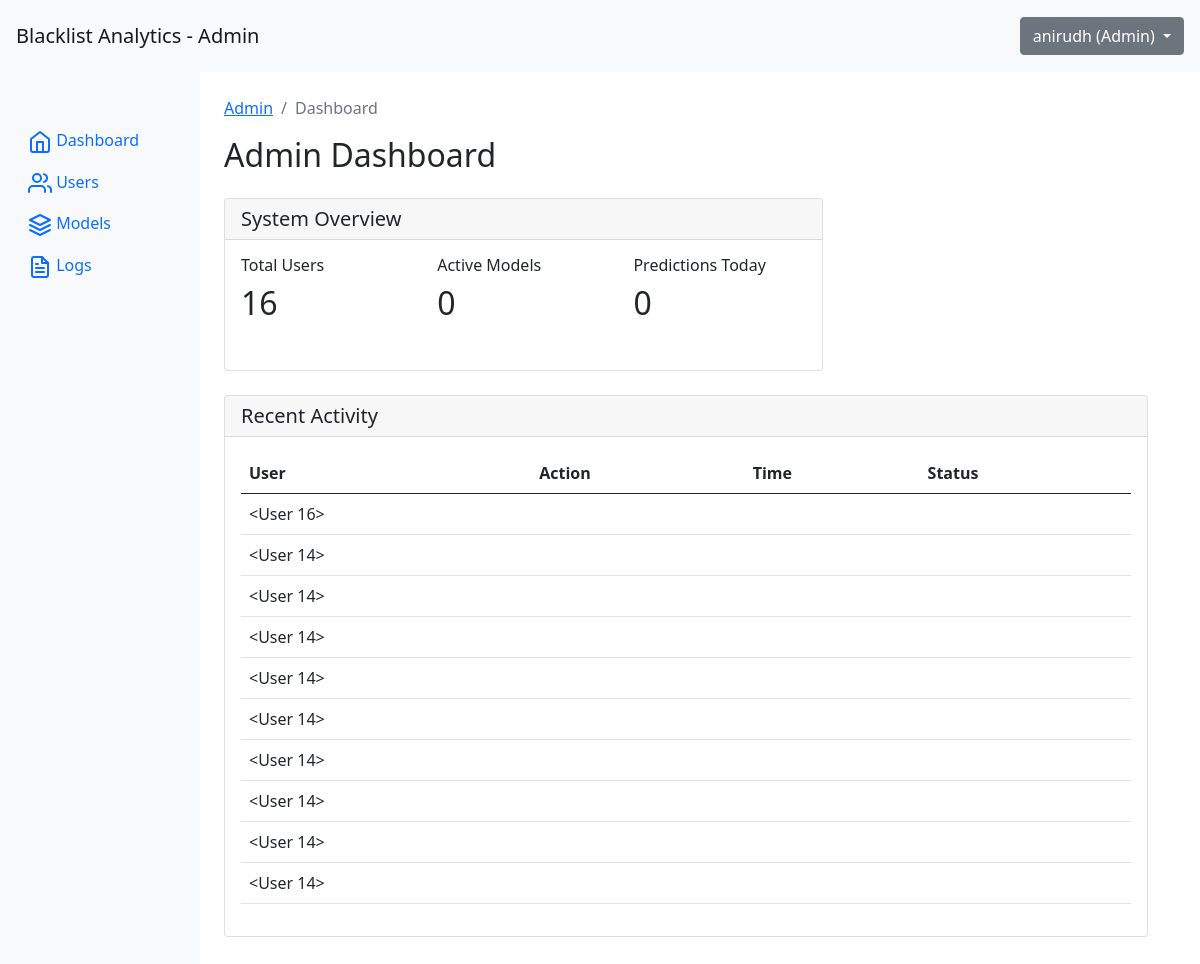
The page /admin (signed in) on the database its author committed.
### app/models.py (models this page shows)
class User(db.Model, UserMixin):
    id = db.Column(db.Integer, primary_key=True)
    email = db.Column(db.String(150), unique=True)
    password = db.Column(db.String(150))
    first_name = db.Column(db.String(150))
    is_admin = db.Column(db.Boolean, default=False)
    created_at = db.Column(db.DateTime, default=func.now())

class PredictionLog(db.Model):
    id = db.Column(db.Integer, primary_key=True)
    user_id = db.Column(db.Integer, db.ForeignKey('user.id'))
    prediction = db.Column(db.String(50))
    confidence = db.Column(db.Float)
    created_at = db.Column(db.DateTime, default=func.now())
    user = db.relationship('User', backref='predictions')

### app/views.py (the view)
@views.route('/admin')
@login_required
def admin():
    if not current_user.is_admin:
        flash('Admin access required', 'error')
        return redirect(url_for('views.upload_page'))
    total_users = User.query.count()
    active_models = len([f for f in os.listdir(current_app.instance_path) if f.endswith('.pkl')])
    try:
        today = datetime.now().date()
        predictions_today = PredictionLog.query.filter(func.date(PredictionLog.created_at) == today).count()
        activities = PredictionLog.query.order_by(PredictionLog.created_at.desc()).limit(10).all()
    except Exception as e:
        print(f"Warning: could not query PredictionLog: {e}")
        predictions_today = 0
        activities = []
    return render_template('admin.html',
                         total_users=total_users,
                         active_models=active_models,
                         predictions_today=predictions_today,
                         activities=activities)

### app/templates/admin.html (shortened to what this page needs)
<!DOCTYPE html>
<html>
<head>
    <link rel="stylesheet" type="text/css" href="{{ url_for('static', filename='../static/css/new_style.css') }}">
    <link rel="stylesheet" href="https://stackpath.bootstrapcdn.com/bootstrap/5.0.0-alpha1/css/bootstrap.min.css">
</head>
<body>
    <nav class="navbar navbar-light bg-light p-3">
        <div class="d-flex col-12 col-md-3 col-lg-2 mb-2 mb-lg-0 flex-wrap flex-md-nowrap justify-content-between">
            <a class="navbar-brand" href="#">
                Blacklist Analytics - Admin
            </a>
        </div>
        <div class="col-12 col-md-5 col-lg-8 d-flex align-items-center justify-content-md-end mt-3 mt-md-0">
            <div class="dropdown">
                <button class="btn btn-secondary dropdown-toggle" type="button" id="dropdownMenuButton" data-toggle="dropdown" aria-expanded="false">
                    {{ current_user.first_name }} (Admin)
                </button>
            </div>
        </div>
    </nav>
    <div class="container-fluid">
        <div class="row">
            <nav id="sidebar" class="col-md-3 col-lg-2 d-md-block bg-light sidebar collapse">
                <div class="position-sticky pt-md-5">
                    <ul class="nav flex-column">
                        <li class="nav-item">
                            <a class="nav-link active" href="/admin">
                                <span class="ml-2">Dashboard</span>
                            </a>
                        </li>
                        <li class="nav-item">
                            <a class="nav-link" href="/admin/users">
                                <span class="ml-2">Users</span>
                            </a>
                        </li>
                        <li class="nav-item">
                            <a class="nav-link" href="/admin/models">
                                <span class="ml-2">Models</span>
                            </a>
                        </li>
                        <li class="nav-item">
                            <a class="nav-link" href="/admin/logs">
                                <span class="ml-2">Logs</span>
                            </a>
                        </li>
                    </ul>
                </div>
            </nav>
            <main class="col-md-9 ml-sm-auto col-lg-10 px-md-4 py-4">
                <nav aria-label="breadcrumb">
                    <ol class="breadcrumb">
                        <li class="breadcrumb-item"><a href="/admin">Admin</a></li>
                        <li class="breadcrumb-item active" aria-current="page">Dashboard</li>
                    </ol>
                </nav>
                <h1 class="h2 mb-4">Admin Dashboard</h1>
                <div class="row">
                    <div class="col-12 col-xl-8 mb-4">
                        <div class="card">
                            <h5 class="card-header">System Overview</h5>
                            <div class="card-body">
                                <div class="row">
                                    <div class="col-md-4 mb-4">
                                        <h6>Total Users</h6>
                                        <h2>{{ total_users if total_users else 0 }}</h2>
                                    </div>
                                    <div class="col-md-4 mb-4">
                                        <h6>Active Models</h6>
                                        <h2>{{ active_models if active_models else 0 }}</h2>
                                    </div>
                                    <div class="col-md-4 mb-4">
                                        <h6>Predictions Today</h6>
                                        <h2>{{ predictions_today if predictions_today else 0 }}</h2>
                                    </div>
                                </div>
                            </div>
                        </div>
                    </div>
                </div>
                <div class="row">
                    <div class="col-12 mb-4">
                        <div class="card">
                            <h5 class="card-header">Recent Activity</h5>
                            <div class="card-body">
                                <div class="table-responsive">
                                    <table class="table">
                                        <thead>
                                            <tr>
                                                <th scope="col">User</th>
                                                <th scope="col">Action</th>
                                                <th scope="col">Time</th>
                                                <th scope="col">Status</th>
                                            </tr>
                                        </thead>
                                        <tbody>
                                            {% if activities %}
                                                {% for activity in activities %}
                                                <tr>
                                                    <td>{{ activity.user }}</td>
                                                    <td>{{ activity.action }}</td>
                                                    <td>{{ activity.time }}</td>
                                                    <td>{{ activity.status }}</td>
                                                </tr>
                                                {% endfor %}
                                            {% else %}
                                                <tr>
                                                    <td colspan="4" class="text-center">No recent activity</td>
                                                </tr>
                                            {% endif %}
                                        </tbody>
                                    </table>
                                </div>
                            </div>
                        </div>
                    </div>
                </div>
            </main>
        </div>
    </div>
</body>
</html>

### app/static/css/new_style.css (style rules this page uses)
.card { display: inline-block; margin-right: 28px; }

### rows shown on the page
User: first_name "anirudh"
PredictionLog: user "<User 16>"
PredictionLog: user "<User 14>"
PredictionLog: user "<User 14>"
PredictionLog: user "<User 14>"
PredictionLog: user "<User 14>"
PredictionLog: user "<User 14>"
PredictionLog: user "<User 14>"
PredictionLog: user "<User 14>"
PredictionLog: user "<User 14>"
PredictionLog: user "<User 14>"

### other values the page prints
{{ total_users if total_users else 0 }} "16"
{{ active_models if active_models else 0 }} "0"
{{ predictions_today if predictions_today else 0 }} "0"
